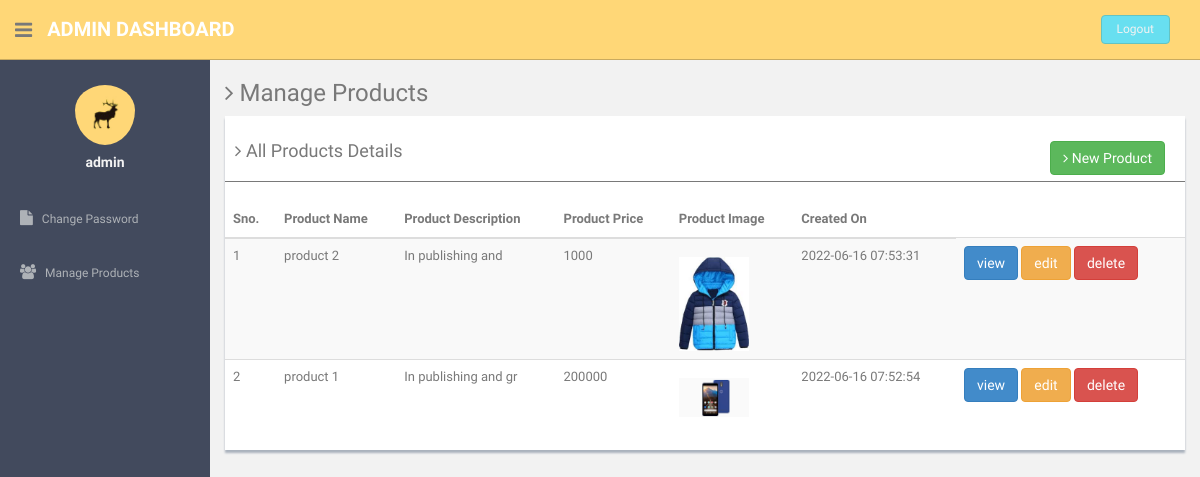
The app's page /loginsystem/admin/products/manage-products.php (signed in) with its own data.
### tables this page shows
CREATE TABLE `products` (
  `id` int(11) NOT NULL,
  `user_id` int(11) NOT NULL,
  `product_name` varchar(100) NOT NULL,
  `product_price` int(11) NOT NULL,
  `product_description` varchar(200) NOT NULL,
  `created` datetime NOT NULL,
  `modified` datetime NOT NULL
);

### loginsystem/admin/products/DB.class.php (called while the page is built, shortened)
<?php
class DB{
    private $dbHost     = "localhost";
    private $dbUsername = "root";
    private $dbPassword = "";
    private $dbName     = "admin_loginsystem";
    private $productsTbl = "products";
    private $imgTbl     = "products_images";
    public function __construct(){
        if(!isset($this->db)){
            $conn = new mysqli($this->dbHost, $this->dbUsername, $this->dbPassword, $this->dbName);
            if($conn->connect_error){
                die("Failed to connect with MySQL: " . $conn->connect_error);
            }else{
                $this->db = $conn;
            }
        }
    }
    public function getRows($conditions = array()){
        $sql = 'SELECT ';
        $sql .= '*, (SELECT file_name FROM '.$this->imgTbl.' WHERE product_id = '.$this->productsTbl.'.id ORDER BY id DESC LIMIT 1) as default_image';
        $sql .= ' FROM '.$this->productsTbl;
        if(array_key_exists("order_by",$conditions)){
            $sql .= ' ORDER BY '.$conditions['order_by'];
        }else{
            $sql .= ' ORDER BY id DESC ';
        }
        $result = $this->db->query($sql);
        if(array_key_exists("return_type",$conditions) && $conditions['return_type'] != 'all'){
            switch($conditions['return_type']){
                case 'count':
                    $data = $result->num_rows;
                    break;
                case 'single':
                    $data = $result->fetch_assoc();
                    if(!empty($data)){
                        $sql = 'SELECT * FROM '.$this->imgTbl.' WHERE product_id = '.$data['id'];
                        $result = $this->db->query($sql);
                        $imgData = array();
                        if($result->num_rows > 0){
                            while($row = $result->fetch_assoc()){
                                $imgData[] = $row;
                            }
                        }
                        $data['images'] = $imgData;
                    }
                    break;
                default:
                    $data = '';
            }
        }else{
            if($result->num_rows > 0){
                while($row = $result->fetch_assoc()){
                    $data[] = $row;
                }
            }
        }
        return !empty($data)?$data:false;
    }
}

### loginsystem/admin/products/manage-products.php (the view, shortened to what this page needs)
<?php
require_once 'DB.class.php';
$db = new DB();
if (strlen($_SESSION['id']==0)) {
  header('location:logout.php');
  } else{
$images = $db->getRows();
?>
 <?php include "../header.php" ?>
				<div class="row">
                  <div class="col-md-12">
                      <div class="content-panel">
                          <table class="table table-striped table-advance table-hover">
	                  	  	  <h4  class="btn-style">
                                <i class="fa fa-angle-right"></i> All Products Details
                               <a href="addEdit.php" class="btn btn-success pull-right" >
                                    <i class=" fa fa-angle-right"></i> New Product</a></h4>
	                  	  	  <hr>
                              <thead>
                              <tr>
                                  <th>Sno.</th>
                                  <th class="hidden-phone">Product Name</th>
                                  <th>Product Description</th>
                                  <th>Product Price</th>
                                  <th>Product Image</th>
                                  <th>Created On</th>
                              </tr>
                              </thead>
                              <tbody>
            <?php
            if(!empty($images)){ $i=0;
                foreach($images as $row){ $i++;
                    $defaultImage = !empty($row['default_image'])?'<img src="uploads/images/'.$row['default_image'].'" alt="" width="70" />':'';
            ?>
            <tr>
                <td><?php echo $i; ?></td>
                <td><?php echo $row['product_name']; ?></td>
                <td><?php echo substr( $row['product_description'],0,20); ?></td>
                <td><?php echo $row['product_price']; ?></td>
                <td><?php echo $defaultImage; ?></td>
                <td><?php echo $row['created']; ?></td>
                <td>
                    <a href="view.php?id=<?php echo $row['id']; ?>" class="btn btn-primary">view</a>
                    <a href="addEdit.php?id=<?php echo $row['id']; ?>" class="btn btn-warning">edit</a>
                    <a href="postAction.php?action_type=delete&id=<?php echo $row['id']; ?>" class="btn btn-danger" onclick="return confirm('Are you sure to delete data?')?true:false;">delete</a>
                </td>
            </tr>
            <?php } }else{ ?>
            <tr><td colspan="6">No Products found...</td></tr>
            <?php } ?>
        </tbody>
                          </table>
                      </div>
                  </div>
              </div>
              <?php } ?>
              <?php include "../footer.php" ?>

### loginsystem/admin/header.php (shortened to what this page needs)
<!DOCTYPE html>
<html lang="en">
  <head>
    <link href="../assets/css/bootstrap.css" rel="stylesheet">
    <link href="../assets/font-awesome/css/font-awesome.css" rel="stylesheet" />
    <link href="../assets/css/style.css" rel="stylesheet">
    <link href="../assets/css/style-responsive.css" rel="stylesheet">
  </head>
  <body>
  <section id="container" >
      <header class="header black-bg">
              <div class="sidebar-toggle-box">
                  <div class="fa fa-bars tooltips" data-placement="right" data-original-title="Toggle Navigation"></div>
              </div>
            <a href="#" class="logo"><b>Admin Dashboard</b></a>
            <div class="top-menu">
            	<ul class="nav pull-right top-menu">
                    <li><a class="logout" href="../logout.php">Logout</a></li>
            	</ul>
            </div>
        </header>
      <aside>
          <div id="sidebar"  class="nav-collapse ">
              <ul class="sidebar-menu" id="nav-accordion">
              	  <p class="centered"><a href="#"><img src="../assets/img/ui-sam.jpg" class="img-circle" width="60"></a></p>
              	  <h5 class="centered"><?php echo $_SESSION['login'];?></h5>
                  <li class="mt">
                      <a href="../change-password.php">
                          <i class="fa fa-file"></i>
                          <span>Change Password</span>
                      </a>
                  </li>
                  <li class="sub-menu">
                      <a href="manage-products.php" >
                          <i class="fa fa-users"></i>
                          <span>Manage Products</span>
                      </a>
                  </li>
              </ul>
          </div>
      </aside>
      <section id="main-content">
          <section class="wrapper">
          	<h3><i class="fa fa-angle-right"></i> Manage Products</h3>

### loginsystem/admin/footer.php (shortened to what this page needs)
</section>
     </section >
    </section>
  </body>
</html>

### loginsystem/admin/assets/css/style.css (style rules this page uses)
body { color: #797979; background: #f2f2f2; font-family: 'Ruda', sans-serif; padding: 0px !important; margin: 0px !important; font-size:13px; }
ul li { list-style: none; }
a, a:hover, a:focus { text-decoration: none; outline: none; }
#container { width: 100%; height: 100%; }
hr { margin-top: 20px; margin-bottom: 20px; border: 0; border-top: 1px solid #797979; }
.centered { text-align: center; }
.mt { margin-top: 25px; }
ul.top-menu > li > .logout { color: #f2f2f2; font-size: 12px; border-radius: 4px; -webkit-border-radius: 4px; border: 1px solid #64c3c2 !important; padding: 5px 15px; margin-right: 15px; background: #68dff0; margin-top: 15px; }
#sidebar { width: 210px; height: 100%; position: fixed; background: #424a5d; }
#sidebar h5 { color: #f2f2f2; font-weight: 700; }
#sidebar ul li { position: relative; }
ul.sidebar-menu , ul.sidebar-menu li ul.sub { margin: -2px 0 0; padding: 0; }
ul.sidebar-menu { margin-top: 75px; }
ul.sidebar-menu li { margin-bottom: 5px; margin-left:10px; margin-right:10px; }
ul.sidebar-menu li.sub-menu { line-height: 15px; }
ul.sidebar-menu li a span { display: inline-block; }
ul.sidebar-menu li a { color: #aeb2b7; text-decoration: none; display: block; padding: 15px 0 15px 10px; font-size: 12px; outline: none; -webkit-transition: all 0.3s ease; -moz-transition: all 0.3s ease; -o-transition: all 0.3s ease; -ms-transition: all 0.3s ease; transition: all 0.3s ease; }
ul.sidebar-menu li a i { font-size: 15px; padding-right: 6px; }
#main-content { margin-left: 210px; }
.header, .footer { min-height: 60px; padding: 0 15px; }
.header { position: fixed; left: 0; right: 0; z-index: 1002; }
.black-bg { background: #ffd777; border-bottom: 1px solid #c9aa5f; }
.wrapper { display: inline-block; margin-top: 60px; padding-left: 15px; padding-right: 15px; padding-bottom: 15px; padding-top: 0px; width: 100%; }
a.logo { font-size: 20px; color: #ffffff; float: left; margin-top: 15px; text-transform: uppercase; }
a.logo b { font-weight: 900; }
#top_menu .nav > li, ul.top-menu > li { float: left; }
ul.top-menu > li > a { color: #666666; font-size: 16px; border-radius: 4px; -webkit-border-radius: 4px; border:1px solid #666666 !important; padding: 2px 6px; margin-right: 15px; }
.sidebar-toggle-box { float: left; padding-right: 15px; margin-top: 20px; }
.sidebar-toggle-box .fa-bars { cursor: pointer; display: inline-block; font-size: 20px; }
.content-panel { background: #ffffff; box-shadow: 0px 3px 2px #aab2bd; padding-top: 15px; padding-bottom: 5px; }
.content-panel h4 { margin-left: 10px; }

### loginsystem/admin/header.php (style rules this page uses)
h4.btn-style { padding-right: 20px; }
img { max-width: 100%; max-height: 200px; padding-top:10px; }

### records on screen
products: product_name "product 2", product_description "In publishing and", product_price "1000", shows a picture, created "2022-06-16 07:53:31"
products: product_name "product 1", product_description "In publishing and gr", product_price "200000", shows a picture, created "2022-06-16 07:52:54"

### other values on screen
$_SESSION['login'] "admin"
